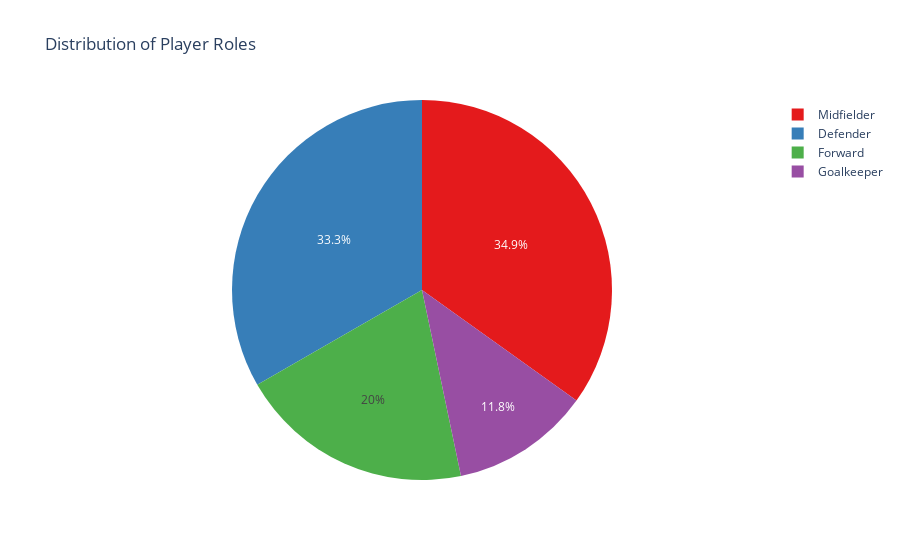

Notebook cell for this chart:
### Code cell
# Get the value counts for role_name
role_counts = players['role_name'].value_counts().reset_index()
role_counts.columns = ['Role Name', 'Count']  # Rename columns for clarity

# Create a pie chart
fig = px.pie(role_counts, names='Role Name', values='Count', 
             title='Distribution of Player Roles', 
             color='Role Name', 
             color_discrete_sequence=px.colors.qualitative.Set1)

# Show the figure
fig.show()

### Figure 1 — Plotly figure (JSON) as saved in the notebook; plotly's stock layout.template omitted (floating-point values rounded to 4 significant figures)
{"data": [{"customdata": [["Midfielder"], ["Defender"], ["Forward"], ["Goalkeeper"]], "domain": {"x": [0, 1], "y": [0, 1]}, "hovertemplate": "Role Name=%{customdata[0]}<br>Count=%{value}<extra></extra>", "labels": ["Midfielder", "Defender", "Forward", "Goalkeeper"], "legendgroup": "", "marker": {"colors": ["rgb(228,26,28)", "rgb(55,126,184)", "rgb(77,175,74)", "rgb(152,78,163)"]}, "name": "", "showlegend": true, "type": "pie", "values": [1257, 1200, 720, 426]}], "layout": {"autosize": true, "legend": {"tracegroupgap": 0}, "piecolorway": ["rgb(228,26,28)", "rgb(55,126,184)", "rgb(77,175,74)", "rgb(152,78,163)", "rgb(255,127,0)", "rgb(255,255,51)", "rgb(166,86,40)", "rgb(247,129,191)", "rgb(153,153,153)"], "title": {"text": "Distribution of Player Roles"}}}
